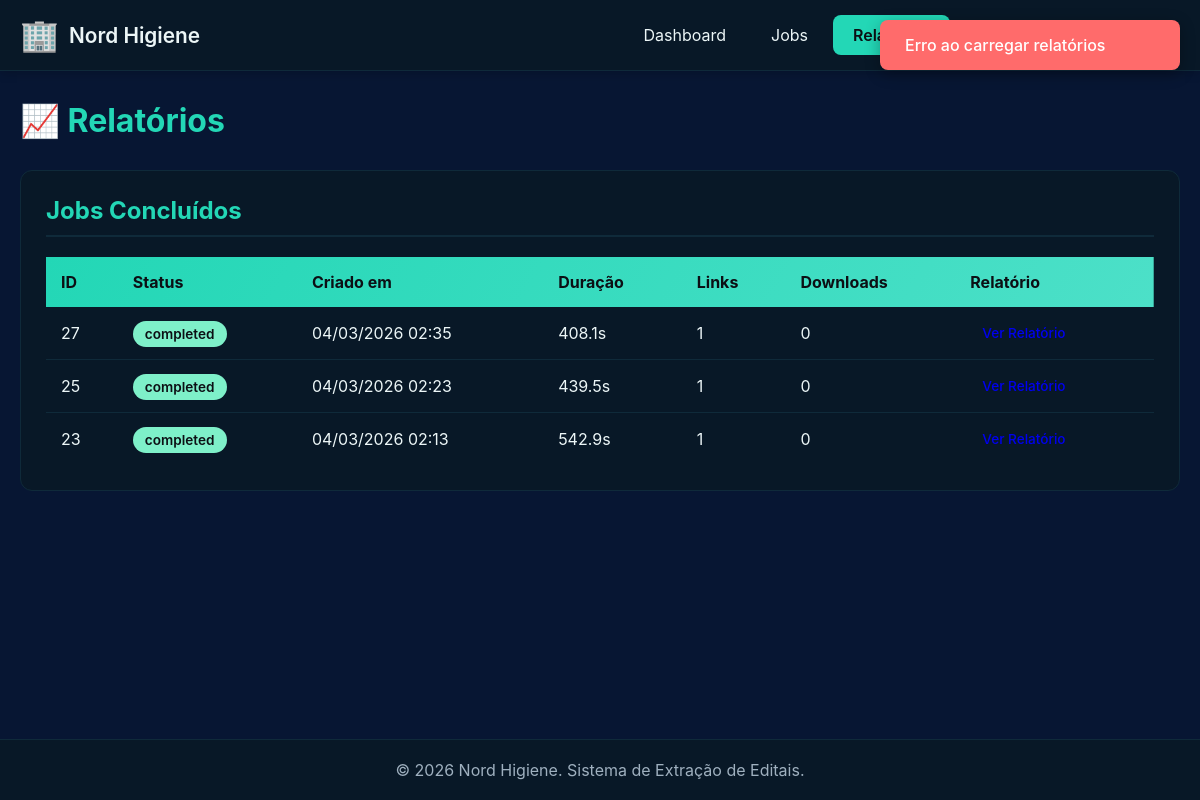
The page /reports on the database as committed earlier.
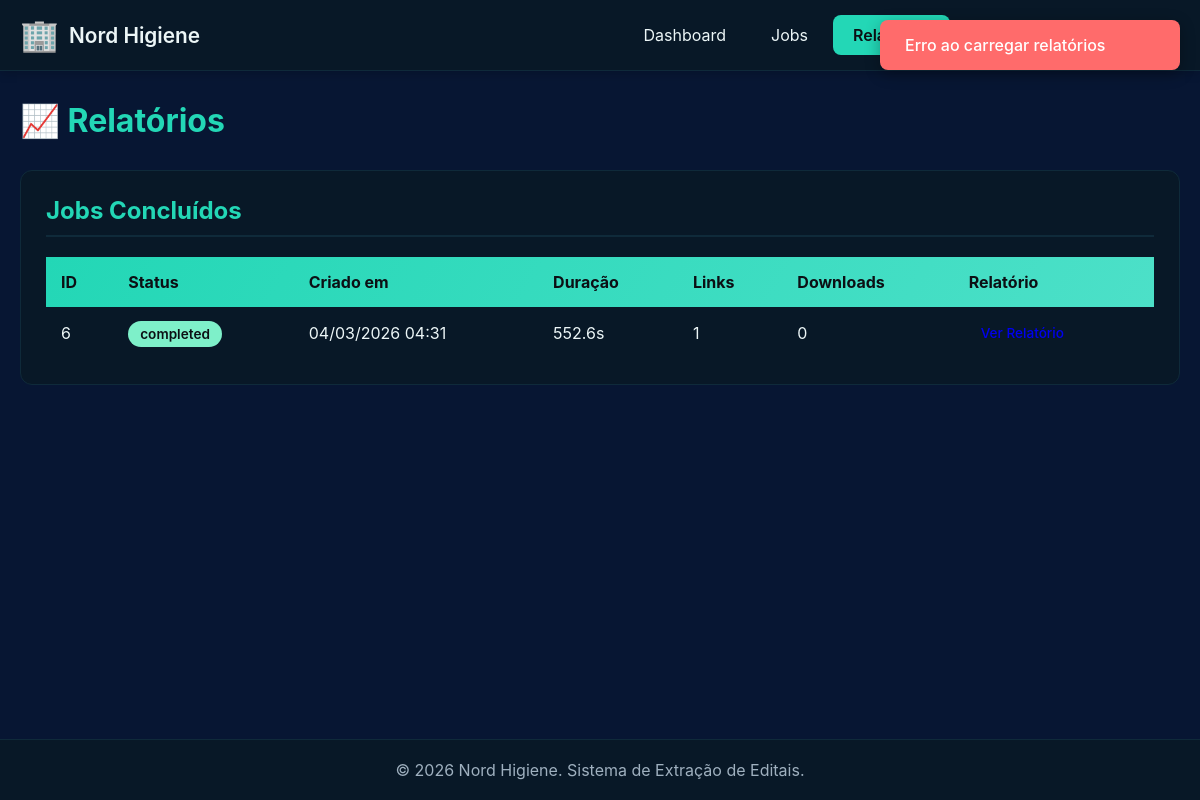
The same page on the database as committed later.
### app/models/job.py (models this page shows, shortened)
class ExtractionJob(db.Model):
    __tablename__ = 'extraction_jobs'
    id = db.Column(db.Integer, primary_key=True)
    uuid = db.Column(db.String(36), unique=True, nullable=False, index=True)
    status = db.Column(db.String(20), nullable=False, default='pending', index=True)
    created_at = db.Column(db.DateTime, default=datetime.utcnow, nullable=False, index=True)
    started_at = db.Column(db.DateTime)
    completed_at = db.Column(db.DateTime)
    execution_time = db.Column(db.Float)  # segundos
    config_json = db.Column(db.Text, nullable=False)
    links_total = db.Column(db.Integer, default=0)
    processed = db.Column(db.Integer, default=0)
    downloaded = db.Column(db.Integer, default=0)
    skipped = db.Column(db.Integer, default=0)
    report_path = db.Column(db.String(512))
    error_message = db.Column(db.Text)
    error_traceback = db.Column(db.Text)
    items = db.relationship('ExtractedItem', backref='job', lazy='dynamic', cascade='all, delete-orphan')
    @property
    def config(self):
        """Retorna configuração como dict."""
        import json
        return json.loads(self.config_json) if self.config_json else {}

### app/routes/dashboard.py (the view)
@dashboard_bp.route('/reports')
def reports_page():
    job_service = JobService()
    completed_jobs = job_service.list_jobs(status='completed', limit=100)
    return render_template('reports.html', jobs=completed_jobs)

### app/services/job_service.py (called while the page is built)
    def list_jobs(self, status: str = None, limit: int = 50, offset: int = 0) -> list[ExtractionJob]:
        query = ExtractionJob.query
        if status:
            query = query.filter_by(status=status)
        return query.order_by(ExtractionJob.created_at.desc()).offset(offset).limit(limit).all()

### app/templates/reports.html (shortened to what this page needs)
{% extends "base.html" %}
{% block content %}
<div class="page-header">
    <h1>📈 Relatórios</h1>
</div>
<div class="section">
    <h2>Jobs Concluídos</h2>
    <div class="table-container">
        <table class="data-table">
            <thead>
                <tr>
                    <th>ID</th>
                    <th>Status</th>
                    <th>Criado em</th>
                    <th>Duração</th>
                    <th>Links</th>
                    <th>Downloads</th>
                    <th>Relatório</th>
                </tr>
            </thead>
            <tbody>
                {% if jobs %}
                    {% for job in jobs %}
                    <tr>
                        <td>{{ job.id }}</td>
                        <td>
                            <span class="status-badge status-{{ job.status }}">{{ job.status }}</span>
                        </td>
                        <td>{{ job.created_at.strftime('%d/%m/%Y %H:%M') if job.created_at else '-' }}</td>
                        <td>{{ "%.1f"|format(job.execution_time) if job.execution_time else '-' }}s</td>
                        <td>{{ job.links_total or 0 }}</td>
                        <td>{{ job.downloaded or 0 }}</td>
                        <td>
                            {% if job.status == 'completed' %}
                                <a href="#" class="btn btn-sm">Ver Relatório</a>
                            {% else %}
                                -
                            {% endif %}
                        </td>
                    </tr>
                    {% endfor %}
                {% else %}
                    <tr>
                        <td colspan="7" class="text-center">Nenhum job encontrado</td>
                    </tr>
                {% endif %}
            </tbody>
        </table>
    </div>
</div>
{% endblock %}

Rows that differ between the two databases and show on the page:
removed ExtractionJob: id "27", status "completed", created_at "04/03/2026 02:35", execution_time "408.1", links_total "1", downloaded "0"
removed ExtractionJob: id "25", status "completed", created_at "04/03/2026 02:23", execution_time "439.5", links_total "1", downloaded "0"
removed ExtractionJob: id "23", status "completed", created_at "04/03/2026 02:13", execution_time "542.9", links_total "1", downloaded "0"
now on this page (row edited): ExtractionJob: id "6", status "completed", created_at "04/03/2026 04:31", execution_time "552.6", links_total "1", downloaded "0"
